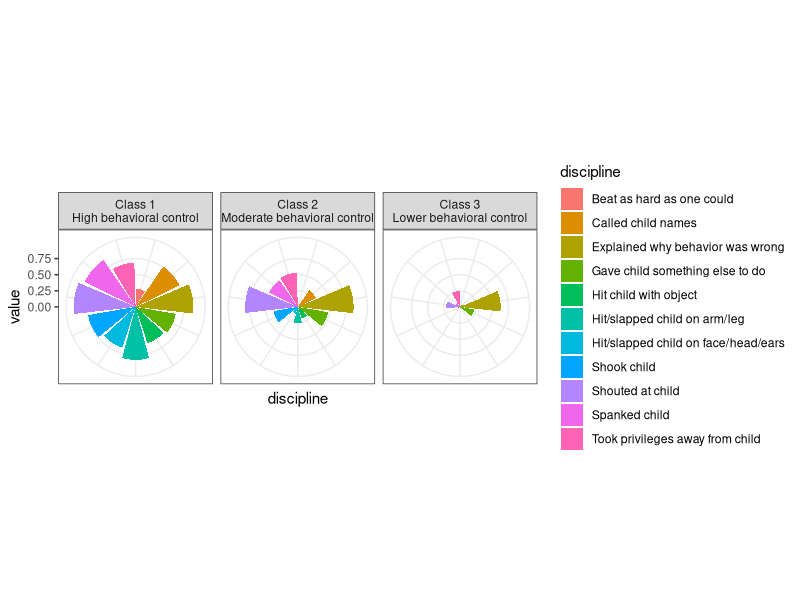

Here is the R script that generated this plot:
## ---- chunk 1

library(readr) # read CSV

library(tidyr) # tidy data

library(dplyr) # for pipe %>%

library(ggplot2) # beautiful graphs

## ---- chunk 2

patterns <- read_csv("patterns.csv")

## ---- chunk 3

patterns %>% 
  pivot_longer(!name, 
               names_to = "discipline", 
               values_to = "value") %>%
  ggplot(aes(x = discipline, 
             y = value,
             fill = discipline)) + 
  # geom_point() +
  geom_col() +
  facet_wrap(~name) +
  coord_polar(theta = "x") +
  theme_bw() +
  theme(axis.text.x = element_blank())

